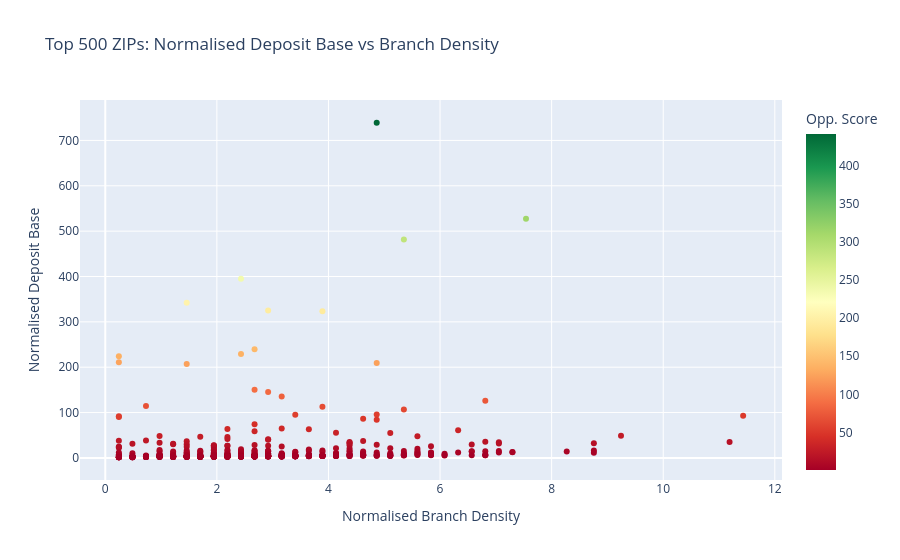

The notebook cell this image was saved under:
### Code cell
# Scatter: Deposit base vs Branch density, coloured by Opportunity Score

fig = px.scatter(
    zip_df.head(500),
    x = 'NORM_BRANCH_DENSITY',
    y = 'NORM_DEPOSIT_BASE',
    color = 'OPPORTUNITY_SCORE',
    hover_data = ['ZIP','STATE'],
    color_continuous_scale = 'RdYlGn',
    title = 'Top 500 ZIPs: Normalised Deposit Base vs Branch Density',
    labels = {
        'NORM_BRANCH_DENSITY':'Normalised Branch Density',
        'NORM_DEPOSIT_BASE':'Normalised Deposit Base',
        'OPPORTUNITY_SCORE':'Opp. Score'
    }
)

fig.show()
print('Top-left quadrant = high deposits + low density = best expansion targets')

### Figure 1 — Plotly figure (JSON) as saved in the notebook; plotly's stock layout.template omitted (floating-point values rounded to 4 significant figures; data arrays with more than 128 entries replaced by an {"elided": "..."} marker saying what was removed)
{"data": [{"customdata": {"elided": "500x2 str values"}, "hovertemplate": "Normalised Branch Density=%{x}<br>Normalised Deposit Base=%{y}<br>ZIP=%{customdata[0]}<br>STATE=%{customdata[1]}<br>Opp. Score=%{marker.color}<extra></extra>", "legendgroup": "", "marker": {"color": {"elided": "500 float values"}, "coloraxis": "coloraxis", "symbol": "circle"}, "mode": "markers", "name": "", "orientation": "v", "showlegend": false, "type": "scatter", "x": {"elided": "500 float values"}, "xaxis": "x", "y": {"elided": "500 float values"}, "yaxis": "y"}], "layout": {"coloraxis": {"colorbar": {"title": {"text": "Opp. Score"}}, "colorscale": [[0, "rgb(165,0,38)"], [0.1, "rgb(215,48,39)"], [0.2, "rgb(244,109,67)"], [0.3, "rgb(253,174,97)"], [0.4, "rgb(254,224,139)"], [0.5, "rgb(255,255,191)"], [0.6, "rgb(217,239,139)"], [0.7, "rgb(166,217,106)"], [0.8, "rgb(102,189,99)"], [0.9, "rgb(26,152,80)"], [1, "rgb(0,104,55)"]]}, "legend": {"tracegroupgap": 0}, "title": {"text": "Top 500 ZIPs: Normalised Deposit Base vs Branch Density"}, "xaxis": {"anchor": "y", "domain": [0, 1], "title": {"text": "Normalised Branch Density"}}, "yaxis": {"anchor": "x", "domain": [0, 1], "title": {"text": "Normalised Deposit Base"}}}}
